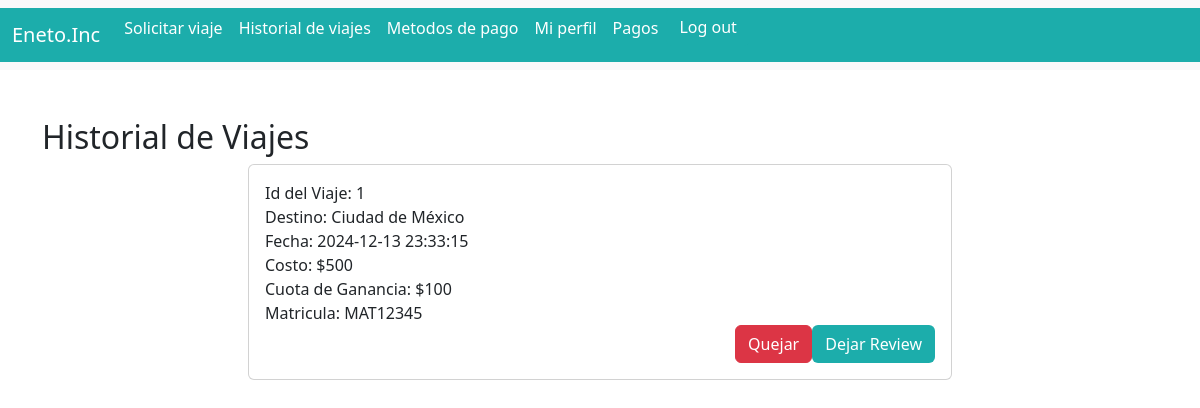
Page /HistorialViajesUsuario.php (signed in) on the committed database.
### tables this page shows
create table viajes(idViaje int primary key auto_increment,
                idChofer int not null,
                idUsuario varchar(50) not null,
                destino varchar(50),
                costo_viaje int not null,
                cuota_ganancia int not null,
                idMatricula varchar(8) not null,
                foreign key(idChofer) references choferes(idChofer) on delete cascade on update cascade,
                foreign key(idUsuario) references usuarios(nickname) on delete cascade on update cascade,
                foreign key(idMatricula) references vehiculos(idMatricula) on delete cascade on update CASCADE,
                createdAt TIMESTAMP default CURRENT_TIMESTAMP,
                updatedAt timestamp default current_timestamp on update CURRENT_TIMESTAMP);

### HistorialViajesUsuario.php (the view, shortened to what this page needs)
<?php
if (isset($_COOKIE['logeo'])) {
  $cred = explode(":", $_COOKIE["logeo"]);
} else {
  header("Location: login.php");
  exit;
}
function obtenerHistorialViajes($nickname) {
  $servername = "localhost";
  $username = "root";
  $password = "eneto";
  $dbname = "eneto";
  $conn = new mysqli($servername, $username, $password, $dbname);
  $sql = "SELECT idViaje, destino, costo_viaje, cuota_ganancia, idMatricula, createdAt FROM viajes WHERE idUsuario = ?";
  $stmt = $conn->prepare($sql);
  $stmt->bind_param("s", $nickname);
  $stmt->execute();
  $resultado = $stmt->get_result();
  return $resultado;
}
?>
<html lang="en">
<head>
  <link href="https://cdn.jsdelivr.net/npm/bootstrap@5.3.3/dist/css/bootstrap.min.css" rel="stylesheet">
  <link rel="stylesheet" href="css/barra.css">
  <link href="https://cdnjs.cloudflare.com/ajax/libs/rateYo/2.3.2/jquery.rateyo.min.css" rel="stylesheet"/>
</head>
<body>
  <nav class="navbar navbar-expand-lg bg-body-tertiary color">
    <div class="container-fluid color">
      <a class="navbar-brand white" href="barra.php">Eneto.Inc</a>
      <div class="collapse navbar-collapse" id="navbarNav">
        <ul class="navbar-nav color">
          <li class="nav-item"><a class="nav-link white" href="solicitarViajeUsuario.php">Solicitar viaje</a></li>
          <li class="nav-item"><a class="nav-link white" href="historialViajesUsuario.php">Historial de viajes</a></li>
          <li class="nav-item"><a class="nav-link white" href="metodosPagoUsuario.php">Metodos de pago</a></li>
          <li class="nav-item"><a class="nav-link white" href="miperfil.php">Mi perfil</a></li>
          <li class="nav-item"><a class="nav-link white" href="pagos.php">Pagos</a></li>
          <li class="nav-item">
            <form action="" method="post" name="logout" id="logout">
              <button type="submit" form="logout" class="btn color white">Log out</button>
            </form>
          </li>
        </ul>
      </div>
    </div>
  </nav>
  <div class="container mt-5">
    <h2>Historial de Viajes</h2>
    <?php
    $historial = obtenerHistorialViajes($cred[0]);
    while ($row = $historial->fetch_assoc()) {
        echo '<div class="container-fluid">
                <div class="container mt-1">
                  <div class="row justify-content-center">
                    <div class="col-lg-8">
                      <div class="card">
                        <div class="card-body">
                          <div class="form-group">
                            <label>Id del Viaje: ' . htmlspecialchars($row['idViaje']) . '</label>
                          </div>
                          <div class="form-group">
                            <label>Destino: ' . htmlspecialchars($row['destino']) . '</label>
                          </div>
                          <div class="form-group">
                            <label>Fecha: ' . htmlspecialchars($row['createdAt']) . '</label>
                          </div>
                          <div class="form-group">
                            <label>Costo: $' . htmlspecialchars($row['costo_viaje']) . '</label>
                          </div>
                          <div class="form-group">
                            <label>Cuota de Ganancia: $' . htmlspecialchars($row['cuota_ganancia']) . '</label>
                          </div>
                          <div class="form-group">
                            <label>Matricula: ' . htmlspecialchars($row['idMatricula']) . '</label>
                          </div>
                          <div class="d-flex justify-content-end">
                            <a href="#" class="btn btn-danger" data-bs-toggle="modal" data-bs-target="#modalQueja"
                            data-id="' . $row['idViaje'] . '">Quejar</a>
                            <button type="button" class="btn color white" data-bs-toggle="modal" data-bs-target="#reviewModal"
                            data-id="' . $row['idViaje'] . '">Dejar Review</button>
                          </div>
                        </div>
                      </div>
                    </div>
                  </div>
                </div>
              </div>';
    }
    ?>
  </div>

### css/barra.css (style rules this page uses)
.color { background-color: #1cadab; color:#1cadab; }
.white { color: white; }

### rows in the picture
viajes: idViaje "1", destino "Ciudad de México", createdAt "2024-12-13 23:33:15", costo_viaje "500", cuota_ganancia "100", idMatricula "MAT12345"
